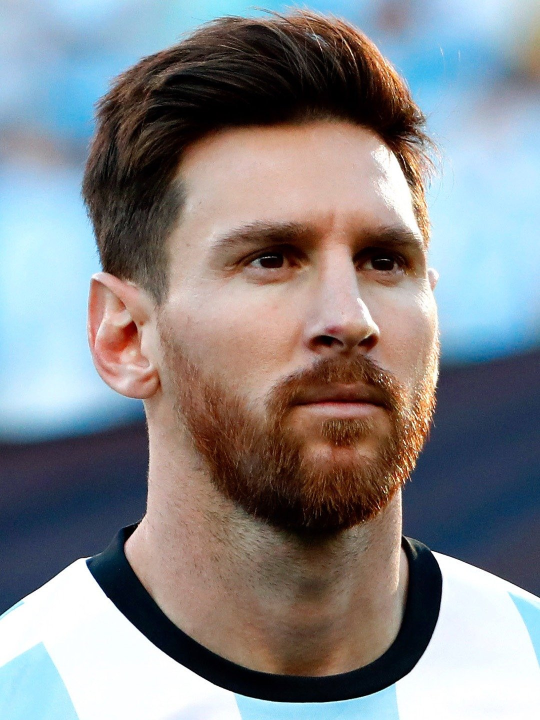
#> input picture morph_face/m10.jpg, 1080 x 1440 px (shown at 1/2 size)
$ python morphFace.py
#> lines starting #> are read from the running program, lines starting #| are printed output that depends on the picture
#!/usr/bin/env python

import numpy as np
import cv2
import sys
import imutils


# Read points from text file
def readPoints(path) :
    # Create an array of points.
    points = []
    # Read points
    with open(path) as file :
        for line in file :
            x, y = line.split()
            points.append((int(x), int(y)))

    return points

# Apply affine transform calculated using srcTri and dstTri to src and
# output an image of size.
# [49 lines left out: functions applyAffineTransform, morphTriangle, not called in this run]


if __name__ == '__main__' :

    filename1 = 'm10.jpg'
    filename2 = 'cr7.jpg'
    alpha = 0.5

    # Read images
    img1 = cv2.imread(filename1)
#> img1 is the input picture: shape (1440, 1080, 3); mean B, G, R 137.6, 134.9, 135
    img1 = imutils.resize(img1, width=500)
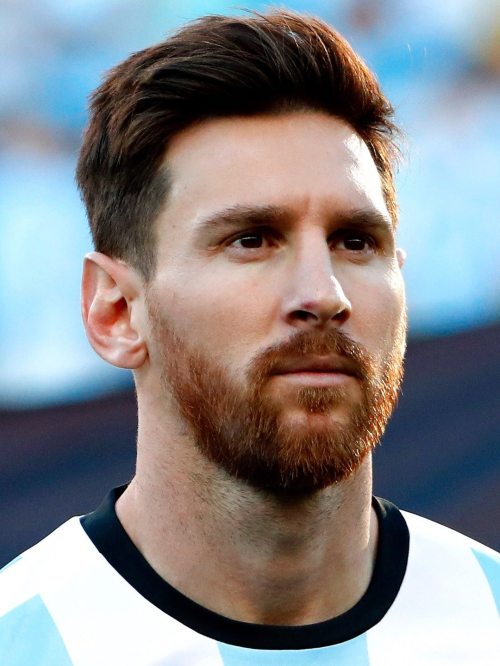
#> img1: shape (666, 500, 3); mean B, G, R 137.7, 134.9, 135
    img2 = cv2.imread(filename2)
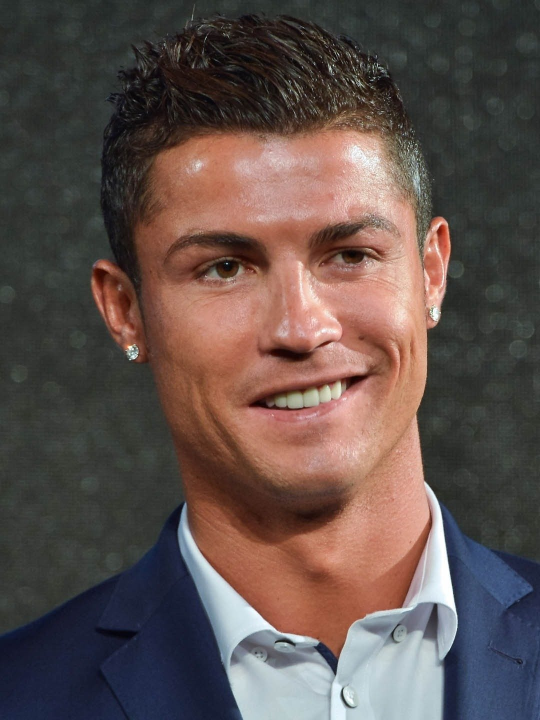
#> input picture morph_face/cr7.jpg, 1080 x 1440 px (shown at 1/2 size)
#> img2 is the input picture: shape (1440, 1080, 3); mean B, G, R 76.6, 80.7, 95.8
    img2 = imutils.resize(img2, width=500)
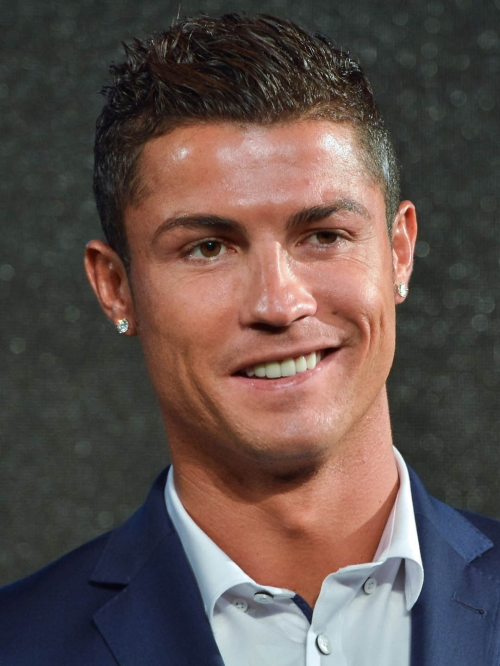
#> img2: shape (666, 500, 3); mean B, G, R 76.6, 80.7, 95.8

    # Convert Mat to float data type
    img1 = np.float32(img1)
    img2 = np.float32(img2)

    # Read array of corresponding points
    points1 = readPoints(filename1 + '.txt')
#> (the run stopped early here; a loop or call above may not have finished)
